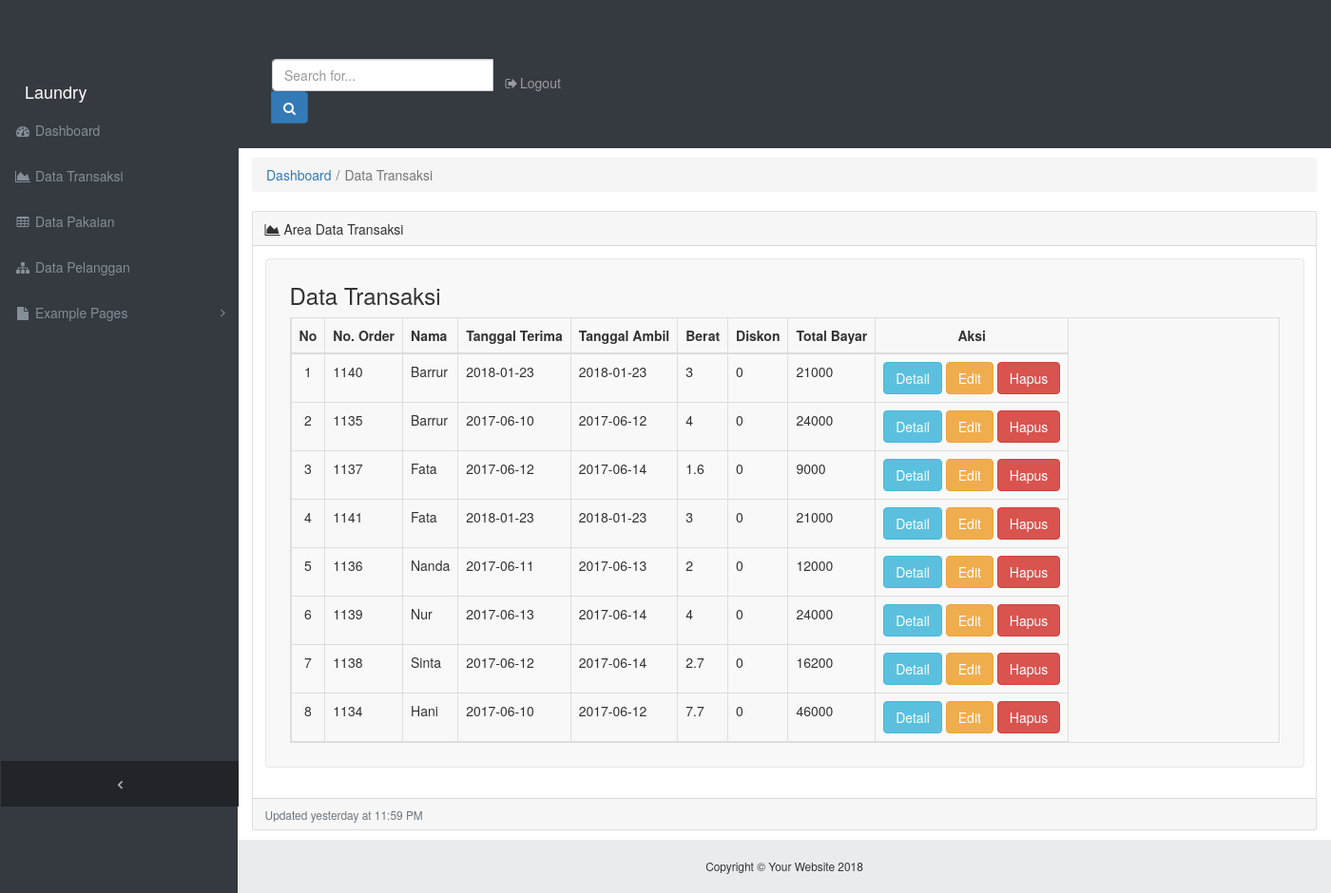
The app's page /Admin/data_transaksi.php with its own data.
### tables this page shows
CREATE TABLE `transaksi` (
  `No_Order` char(4) NOT NULL,
  `No_Identitas` char(8) NOT NULL,
  `Tgl_Terima` date DEFAULT NULL,
  `Tgl_Ambil` date DEFAULT NULL,
  `total_berat` float NOT NULL,
  `diskon` float NOT NULL,
  `Total_Bayar` int(6) DEFAULT NULL,
  `admin_id` int(8) NOT NULL DEFAULT '1'
);

CREATE TABLE `pelanggan` (
  `No_Identitas` char(8) NOT NULL,
  `Nama` varchar(30) NOT NULL,
  `Alamat` varchar(30) DEFAULT NULL,
  `No_Hp` varchar(15) NOT NULL
);

### Admin/data_transaksi.php (the view, shortened to what this page needs)
<!DOCTYPE html>
<html lang="en">
<head>
  <link href="vendor/bootstrap/css/bootstrap.min.css" rel="stylesheet">
  <link href="vendor/font-awesome/css/font-awesome.min.css" rel="stylesheet" type="text/css">
  <link href="css/sb-admin.css" rel="stylesheet">
  <?php
      include "../include/header.php";
  ?>
</head>
<body class="fixed-nav sticky-footer bg-dark" id="page-top">
  <nav class="navbar navbar-expand-lg navbar-dark bg-dark fixed-top" id="mainNav">
    <a class="navbar-brand" href="index.html">Laundry</a>
    <div class="collapse navbar-collapse" id="navbarResponsive">
      <ul class="navbar-nav navbar-sidenav" id="exampleAccordion">
        <li class="nav-item" data-toggle="tooltip" data-placement="right" title="Dashboard">
          <a class="nav-link" href="index.html">
            <i class="fa fa-fw fa-dashboard"></i>
            <span class="nav-link-text">Dashboard</span>
          </a>
        </li>
        <li class="nav-item" data-toggle="tooltip" data-placement="right" title="Charts">
          <a class="nav-link" href="data_transaksi.php">
            <i class="fa fa-fw fa-area-chart"></i>
            <span class="nav-link-text">Data Transaksi</span>
          </a>
        </li>
        <li class="nav-item" data-toggle="tooltip" data-placement="right" title="Tables">
          <a class="nav-link" href="data_pakaian.php">
            <i class="fa fa-fw fa-table"></i>
            <span class="nav-link-text">Data Pakaian</span>
          </a>
        </li>
        <li class="nav-item" data-toggle="tooltip" data-placement="right" title="Tables">
          <a class="nav-link" href="data_pelanggan.php">
            <i class="fa fa-fw fa-sitemap"></i>
            <span class="nav-link-text">Data Pelanggan</span>
          </a>
        </li>
        <li class="nav-item" data-toggle="tooltip" data-placement="right" title="Example Pages">
          <a class="nav-link nav-link-collapse collapsed" data-toggle="collapse" href="#collapseExamplePages" data-parent="#exampleAccordion">
            <i class="fa fa-fw fa-file"></i>
            <span class="nav-link-text">Example Pages</span>
          </a>
        </li>
      </ul>
      <ul class="navbar-nav sidenav-toggler">
        <li class="nav-item">
          <a class="nav-link text-center" id="sidenavToggler">
            <i class="fa fa-fw fa-angle-left"></i>
          </a>
        </li>
      </ul>
      <ul class="navbar-nav ml-auto">
        <li class="nav-item">
          <form class="form-inline my-2 my-lg-0 mr-lg-2">
            <div class="input-group">
              <input class="form-control" type="text" placeholder="Search for...">
              <span class="input-group-append">
                <button class="btn btn-primary" type="button">
                  <i class="fa fa-search"></i>
                </button>
              </span>
            </div>
          </form>
        </li>
        <li class="nav-item">
          <a class="nav-link" data-toggle="modal" data-target="#exampleModal">
            <i class="fa fa-fw fa-sign-out"></i>Logout</a>
        </li>
      </ul>
    </div>
  </nav>
  <div class="content-wrapper">
    <div class="container-fluid">
      <ol class="breadcrumb">
        <li class="breadcrumb-item">
          <a href="#">Dashboard</a>
        </li>
        <li class="breadcrumb-item active">Data Transaksi</li>
      </ol>
      <div class="card mb-3">
        <div class="card-header">
          <i class="fa fa-area-chart"></i> Area Data Transaksi</div>
        <div class="card-body">
          <nav class="navbar navbar-default" >
<div class="container">
  <h3>Data Transaksi</h3>
  <br>
  <table id="table" class="table table-striped table-bordered table-responsive" >
    <thead>
      <tr>
        <th style="text-align: center;">No</th>
        <th>No. Order</th>
        <th>Nama</th>
        <th>Tanggal Terima</th>
        <th>Tanggal Ambil</th>
        <th>Berat</th>
        <th>Diskon</th>
        <th>Total Bayar</th>
        <th style="text-align: center;" >Aksi</th>
      </tr>
    </thead>
    <tbody>
      <?php
        include "../include/koneksi.php";
        $i = 0 + 1;
        $sql = mysqli_query($conn, "SELECT transaksi.*, pelanggan.Nama FROM transaksi join pelanggan where transaksi.No_Identitas = pelanggan.No_Identitas  ORDER BY `No_Identitas`");
        while ($hasil = mysqli_fetch_array($sql)) {
     ?>
  <tr>
      <td style="text-align: center;"><?php echo $i; ?></td>
      <td><?php echo $hasil['No_Order']; ?></td>
      <td><?php echo $hasil['Nama']; ?></td>
      <td><?php echo $hasil['Tgl_Terima']; ?></td>
      <td><?php echo $hasil['Tgl_Ambil']; ?></td>
      <td><?php echo $hasil['total_berat']; ?></td>
      <td><?php echo $hasil['diskon']; ?></td>
      <td><?php echo $hasil['Total_Bayar']; ?></td>
      <td style="text-align: center;"><a href="detailtransaksi.php?detail=<?php echo $hasil['No_Order']; ?>" class="btn btn-info">Detail</a>  <a href="editdatatransaksi.php?edit=<?php echo $hasil['No_Order']; ?>" class="btn btn-warning">Edit</a>
      <a href="proses-hapus-transaksi.php?hapus=<?php echo $hasil['No_Order']; ?>" class="btn btn-danger">Hapus</a></td>
  </tr>
  <?php
      $i++;
      }
    ?>
  </tbody>
  </table>
  <br>
  <br>
</div>
        </div>
        <div class="card-footer small text-muted">Updated yesterday at 11:59 PM</div>
      </div>
    </div>
    <footer class="sticky-footer">
      <div class="container">
        <div class="text-center">
          <small>Copyright © Your Website 2018</small>
        </div>
      </div>
    </footer>
  </div>
</body>
</html>

### Admin/css/sb-admin.css (style rules this page uses)
html { position: relative; min-height: 100%; }
body { overflow-x: hidden; }
body.sticky-footer { margin-bottom: 56px; }
body.sticky-footer .content-wrapper { min-height: calc(100vh - 56px - 56px); }
body.fixed-nav { padding-top: 56px; }
.content-wrapper { min-height: calc(100vh - 56px); padding-top: 1rem; }
#mainNav .navbar-collapse { overflow: auto; max-height: 75vh; }
#mainNav .navbar-collapse .navbar-nav .nav-item .nav-link { cursor: pointer; }
#mainNav .navbar-collapse .navbar-sidenav .nav-link-collapse:after { float: right; content: '\f107'; font-family: 'FontAwesome'; }
#mainNav .navbar-collapse .navbar-sidenav .nav-link-collapse.collapsed:after { content: '\f105'; }
#mainNav .navbar-collapse .sidenav-toggler { display: none; }
@media (min-width: 992px) { #mainNav .navbar-brand { width: 250px; } }
@media (min-width: 992px) { #mainNav .navbar-collapse { overflow: visible; max-height: none; } }
@media (min-width: 992px) { #mainNav .navbar-collapse .navbar-sidenav { position: absolute; top: 0; left: 0; -webkit-flex-direction: column; -ms-flex-direction: column; flex-direction: column; margin-top: 56px; } }
@media (min-width: 992px) { #mainNav .navbar-collapse .navbar-sidenav > .nav-item { width: 250px; padding: 0; } }
@media (min-width: 992px) { #mainNav .navbar-collapse .navbar-sidenav > .nav-item > .nav-link { padding: 1em; } }
#mainNav.fixed-top .sidenav-toggler { display: none; }
@media (min-width: 992px) { #mainNav.fixed-top .navbar-sidenav { height: calc(100vh - 112px); } }
@media (min-width: 992px) { #mainNav.fixed-top .sidenav-toggler { position: absolute; top: 0; left: 0; display: flex; -webkit-flex-direction: column; -ms-flex-direction: column; flex-direction: column; margin-top: calc(100vh - 56px); } }
@media (min-width: 992px) { #mainNav.fixed-top .sidenav-toggler > .nav-item { width: 250px; padding: 0; } }
@media (min-width: 992px) { #mainNav.fixed-top .sidenav-toggler > .nav-item > .nav-link { padding: 1em; } }
#mainNav.fixed-top.navbar-dark .sidenav-toggler { background-color: #212529; }
#mainNav.fixed-top.navbar-dark .sidenav-toggler a i { color: #adb5bd; }
.content-wrapper { overflow-x: hidden; background: white; }
@media (min-width: 992px) { .content-wrapper { margin-left: 250px; } }
#sidenavToggler i { font-weight: 800; }
#mainNav.navbar-dark .navbar-collapse .navbar-sidenav .nav-link-collapse:after { color: #868e96; }
#mainNav.navbar-dark .navbar-collapse .navbar-sidenav > .nav-item > .nav-link { color: #868e96; }
@media (min-width: 992px) { #mainNav.navbar-dark .navbar-collapse .navbar-sidenav { background: #343a40; } }
footer.sticky-footer { position: absolute; right: 0; bottom: 0; width: 100%; height: 56px; background-color: #e9ecef; line-height: 55px; }
@media (min-width: 992px) { footer.sticky-footer { width: calc(100% - 250px); } }

### records on screen
transaksi: No_Order "1140", pelanggan.Nama "Barrur", Tgl_Terima "2018-01-23", Tgl_Ambil "2018-01-23", total_berat "3", diskon "0", Total_Bayar "21000"
transaksi: No_Order "1135", pelanggan.Nama "Barrur", Tgl_Terima "2017-06-10", Tgl_Ambil "2017-06-12", total_berat "4", diskon "0", Total_Bayar "24000"
transaksi: No_Order "1137", pelanggan.Nama "Fata", Tgl_Terima "2017-06-12", Tgl_Ambil "2017-06-14", total_berat "1.6", diskon "0", Total_Bayar "9000"
transaksi: No_Order "1141", pelanggan.Nama "Fata", Tgl_Terima "2018-01-23", Tgl_Ambil "2018-01-23", total_berat "3", diskon "0", Total_Bayar "21000"
transaksi: No_Order "1136", pelanggan.Nama "Nanda", Tgl_Terima "2017-06-11", Tgl_Ambil "2017-06-13", total_berat "2", diskon "0", Total_Bayar "12000"
transaksi: No_Order "1139", pelanggan.Nama "Nur", Tgl_Terima "2017-06-13", Tgl_Ambil "2017-06-14", total_berat "4", diskon "0", Total_Bayar "24000"
transaksi: No_Order "1138", pelanggan.Nama "Sinta", Tgl_Terima "2017-06-12", Tgl_Ambil "2017-06-14", total_berat "2.7", diskon "0", Total_Bayar "16200"
transaksi: No_Order "1134", pelanggan.Nama "Hani", Tgl_Terima "2017-06-10", Tgl_Ambil "2017-06-12", total_berat "7.7", diskon "0", Total_Bayar "46000"
